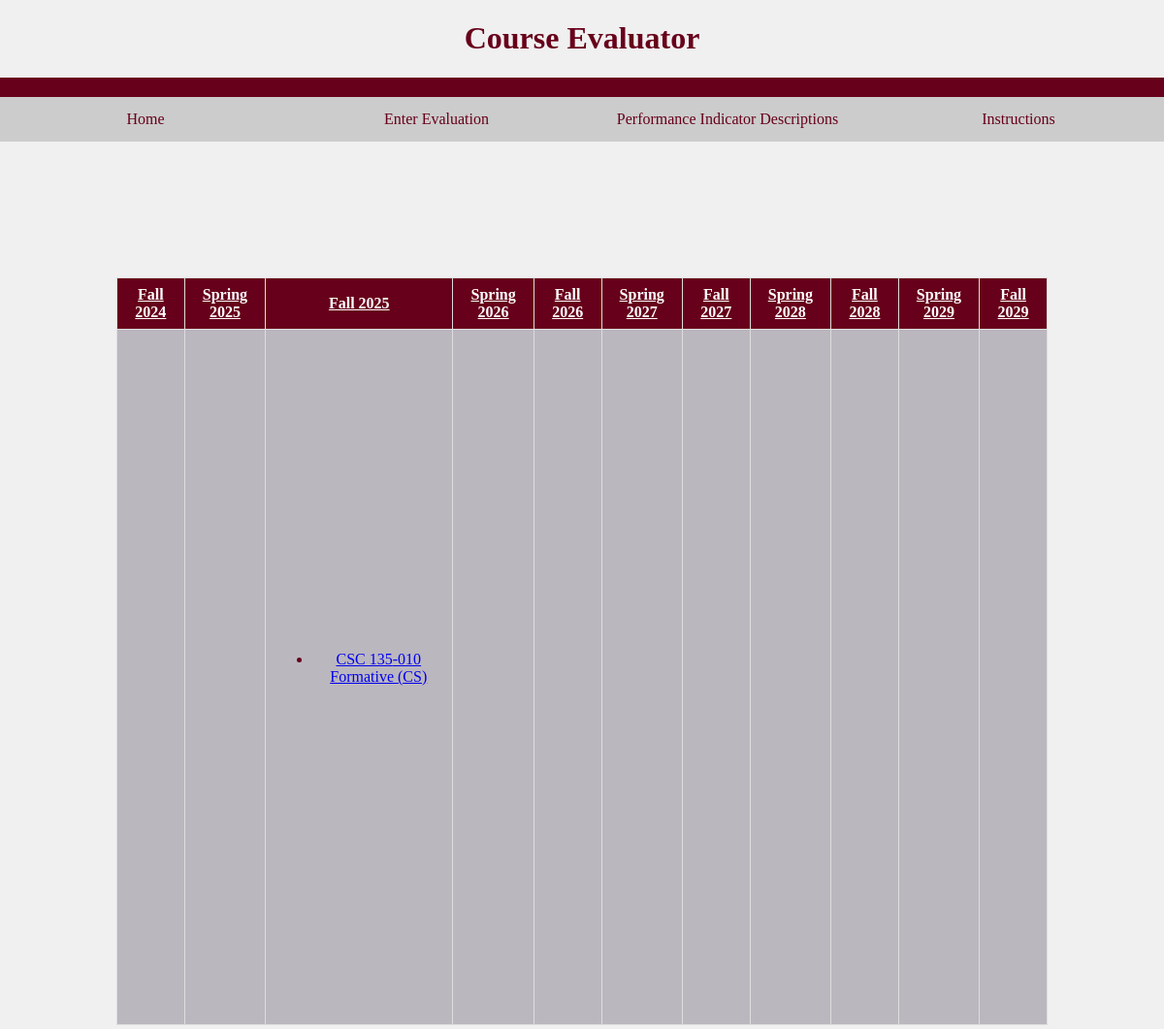
The app's page /home.php with its own data.
### tables this page shows
CREATE TABLE "EVAL" (
	"ID"	INTEGER,
	"Instructor"	TEXT,
	"CourseCode"	TEXT,
	"Semester"	TEXT,
	"Assessment"	TEXT,
	"CourseName"	TEXT,
	"CourseSection"	TEXT,
	"PerformanceIndicator"	TEXT,
	PRIMARY KEY("ID" AUTOINCREMENT)
);

### home.php (the view, shortened to what this page needs)
<!DOCTYPE html>
<html lang="en">
<head>
</head>
<body>
    <h1 class="burgundy-text">Course Evaluator</h1>
    <div class="header"></div>
    <div class="navigation">
        <ul>
            <li><a href="https://unixweb.kutztown.edu/~dclea255/CourseEvaluator/home.php">Home</a></li>
            <li><a href="https://unixweb.kutztown.edu/~dclea255/CourseEvaluator/Prototype1.php">Enter Evaluation</a></li>
            <li><a href="#">Performance Indicator Descriptions</a></li>
            <li><a href="https://unixweb.kutztown.edu/~irove/instructions.php">Instructions</a></li>
        </ul>
    </div>
    <div class="content-container">
        <div class="table-container">
            <?php
            try {
                $db = new PDO('sqlite:CSC355.db');
            }
            catch (Exception $exc){
                echo 'Exception: Cannot connect to the database: ', $exc->getMessage(), "\n";
            }
            $semesterQuery = $db->prepare("SELECT DISTINCT SEMESTER FROM SEMESTERS");
            $semesterQuery->execute();
            $semesters = [];
            while ($row = $semesterQuery->fetch(PDO::FETCH_ASSOC)) {
                $semesters[] = $row['SEMESTER'];
            }
            echo "<table border='1'>";
			echo "<tr>";
			foreach ($semesters as $semester) {
				echo "<th colspan='1'><a style = 'color: #ffffff;' href='https://unixweb.kutztown.edu/~dclea255/CourseEvaluator/fullSemester.php?semester=" . urlencode($semester) . "'>$semester</th>";
			}
			echo "</tr>";
			echo "<tr>";
			foreach ($semesters as $semester) {
                echo "<td style='height: 700px; background-color: #bbb7bf'>";
                $stmt = $db->prepare("SELECT * FROM EVAL WHERE SEMESTER = :semester");
                $stmt->bindParam(':semester', $semester);
                $stmt->execute();
                echo "<ul>";
                while ($courseRow = $stmt->fetch(PDO::FETCH_ASSOC)) {
                    if ($courseRow['CourseSection'] != NULL) {
                        echo "<li><a href='https://unixweb.kutztown.edu/~dclea255/CourseEvaluator/fullSemester.php?semester=" . urlencode($semester) . "&code=" . urlencode($courseRow['CourseCode']) . "&sec=" .urlencode($courseRow['CourseSection']) . "'>" . $courseRow['CourseCode'] . "-" . $courseRow['CourseSection'] . " " . $courseRow['Assessment'] . "</a></li><br>";
                    }
                    echo "</ul>";
			}
            echo "</ul>";
            echo "</td>";
        }
		echo "</tr>";
		echo "</table>";
			?>
        </div>
    </div>
</body>
</html>

### home.php (style rules this page uses)
body { margin: 0; padding: 0; background-color: #f0f0f0; text-align: center; color: #67001a; }
.header { background-color: #67001a; color: white; padding: 10px 0; text-align: center; }
.navigation { display: flex; justify-content: space-between; background-color: #ccc; overflow: hidden; width: 100%; }
.navigation ul { margin: 0; padding: 0; list-style-type: none; overflow: hidden; display: flex; justify-content: space-between; width: 100%; }
.navigation li { width: 25%; }
.navigation li a { display: block; color: #67001a; text-align: center; padding: 14px 16px; text-decoration: none; }
.content-container { margin-top: 20px; text-align: center; }
.table-container { display: inline-block; text-align: center; width: 80%; margin-top: 100px; }
table { border-collapse: collapse; width: 100%; margin-top: 20px; }
th, td { border: 1px solid #ddd; padding: 8px; text-align: center; }
th { background-color: #67001a; color: white; }

### records on screen
eval: CourseCode "CSC 135", CourseSection "010", Assessment "Formative (CS)"

### other values on screen
$semester "Fall 2024"
$semester "Spring 2025"
$semester "Fall 2025"
$semester "Spring 2026"
$semester "Fall 2026"
$semester "Spring 2027"
$semester "Fall 2027"
$semester "Spring 2028"
$semester "Fall 2028"
$semester "Spring 2029"
$semester "Fall 2029"
